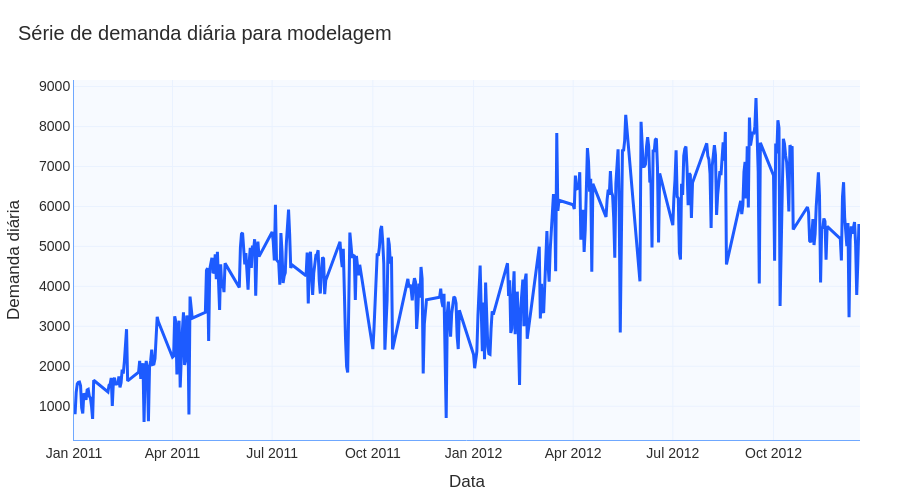

Here is the notebook cell this chart was saved with:
### Markdown cell above
### 05.04 Visualizar série

### Code cell
fig = grafico_linha_padrao(
    df=serie_modelagem,
    x="data_hora",
    y="demanda",
    titulo="Série de demanda diária para modelagem",
    labels={
        "data_hora": "Data",
        "demanda": "Demanda diária"
    },
    altura=500
)

fig.show()

### Figure 1 — Plotly figure (JSON) as saved in the notebook; plotly's stock layout.template omitted (floating-point values rounded to 4 significant figures; data arrays with more than 128 entries replaced by an {"elided": "..."} marker saying what was removed)
{"data": [{"hovertemplate": "Data=%{x}<br>Demanda diária=%{y}<extra></extra>", "legendgroup": "", "line": {"color": "#1D5BFF", "dash": "solid", "width": 3}, "marker": {"symbol": "circle"}, "mode": "lines", "name": "", "orientation": "v", "showlegend": false, "type": "scatter", "x": {"elided": "456 str values"}, "xaxis": "x", "y": {"elided": "456 int values"}, "yaxis": "y"}], "layout": {"colorway": ["#1D5BFF", "#123C8C", "#6FA8FF", "#4C78A8", "#7DA6FF", "#9EC5FF"], "font": {"color": "#2B2B2B", "family": "Arial, sans-serif", "size": 14}, "height": 500, "hovermode": "x unified", "legend": {"orientation": "h", "tracegroupgap": 0, "x": 1, "xanchor": "right", "y": 1.02, "yanchor": "bottom"}, "margin": {"b": 60, "l": 60, "r": 40, "t": 80}, "paper_bgcolor": "#FFFFFF", "plot_bgcolor": "#F7FAFF", "title": {"text": "Série de demanda diária para modelagem", "x": 0.02}, "xaxis": {"anchor": "y", "domain": [0, 1], "gridcolor": "#EAF2FF", "linecolor": "#6FA8FF", "showgrid": true, "tickfont": {"color": "#2B2B2B"}, "title": {"font": {"color": "#2B2B2B"}, "text": "Data"}}, "yaxis": {"anchor": "x", "domain": [0, 1], "gridcolor": "#EAF2FF", "linecolor": "#6FA8FF", "showgrid": true, "tickfont": {"color": "#2B2B2B"}, "title": {"font": {"color": "#2B2B2B"}, "text": "Demanda diária"}}}}
